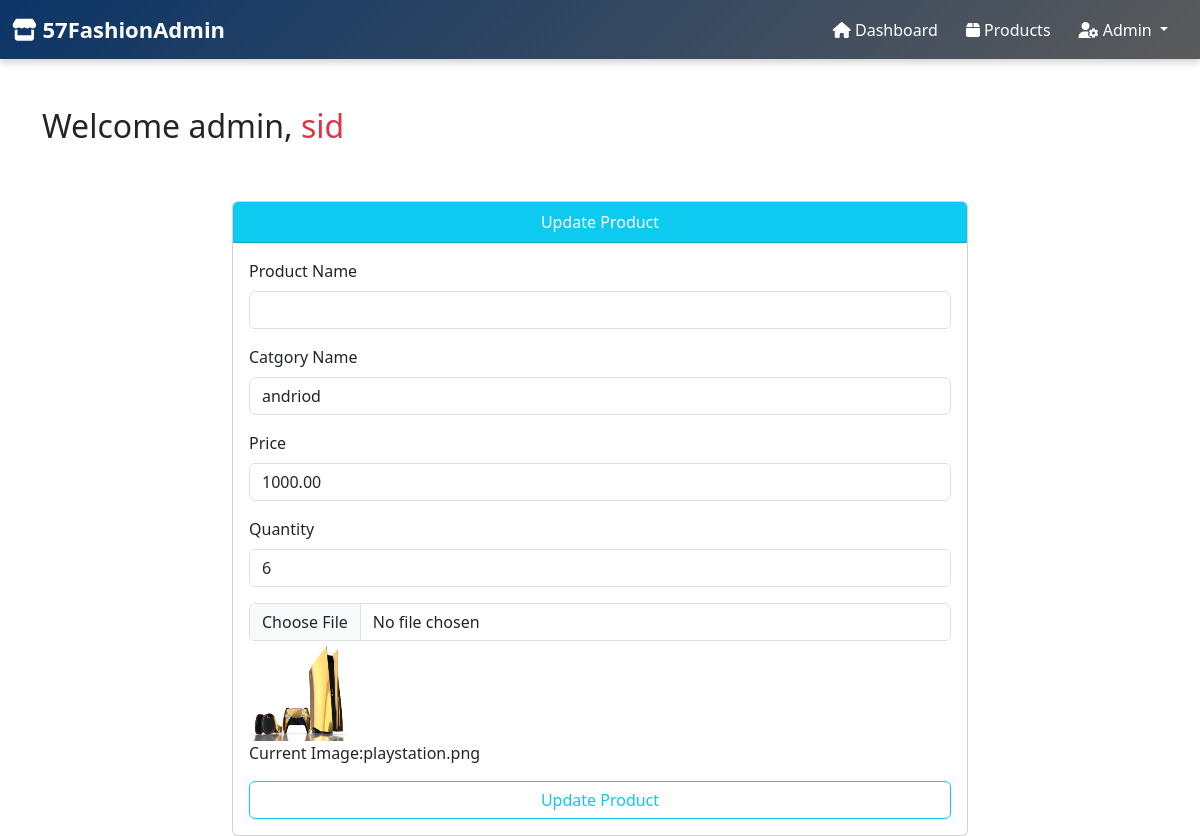
Screenshot of /57_PJ/edit.php?action=edit&pid=27 (signed in) with the database file from the repository.
### tables this page shows
CREATE TABLE `products` (
  `product_id` int(11) NOT NULL,
  `product_name` varchar(100) NOT NULL,
  `price` decimal(10,2) NOT NULL,
  `qty` int(11) NOT NULL,
  `photo` varchar(255) DEFAULT NULL,
  `category_id` int(11) NOT NULL
);

### 57_PJ/edit.php (the view, shortened to what this page needs)
<?php
include 'conn.php';
include 'function.php';
if(isset($_GET['action'])&& $_GET['action']=='edit')
{
   $pid=$_GET['pid'];
   $query="Select * from products where product_id='$pid'";
   $go_query=mysqli_query($connection,$query);
   while($row=mysqli_fetch_array($go_query))
   {
        $price=$row['price'];
        $qty=$row['qty'];
        $photo=$row['photo'];
   }
}
?>
<!DOCTYPE html>
<html lang="en">
<head>
</head>
<body>
    <?php include 'header.php'; ?>
    <div class="container">
        <div class="row mt-5">
            <div class="col-md-12">
                <h2>Welcome admin,
                    <span class="text-danger">
                        <?php
                        if(isset($_SESSION['admin']))
                        {
                            echo $_SESSION['admin'];
                        }
                        else
                        {
                            $_SESSION['admin']='';
                        }
                        ?>
                    </span>
                </h2>
            </div>
        </div>
        <div class="row mt-5 justify-content-center">
            <div class="col-md-8">
                <div class="card">
                    <div class="card-header bg-info text-center text-white">Update Product</div>
                    <div class="card-body">
                        <form action="" method="POST" enctype="multipart/form-data">
                            <div class="mb-3">
                                <label for="" class="form-label">Product Name</label>
                                <input type="text"  name="productname" id="" class="form-control">
                            </div>
                            <div class="mb-3">
                                <label for="catnane" class="form-label">Catgory Name</label>
                                 <select name="catname" id="" class="form-control">
                                    <?php
                                    $query="SELECT * FROM category";
                                    $go_query=mysqli_query($connection,$query);
                                    while($row=mysqli_fetch_array($go_query))
                                    {
                                        $category_id=$row['category_id'];
                                        $category_name=$row['category_name'];
                                        echo "<option value={$category_id}>{$category_name}</option>";
                                    }
                                    ?>
                                </select>
                            </div>
                            <div class="mb-3">
                                <label for="" class="form-label">Price</label>
                                <input type="text" value="<?php echo $price ?>" name="price" id="" class="form-control">
                            </div>
                            <div class="mb-3">
                                <label for="" class="form-label">Quantity</label>
                                <input type="text" value="<?php echo $qty ?>" name="qty" id="" class="form-control">
                            </div>
                            <div class="mb-3">
                                <input type="file" name="photo" id="" class="form-control">
                                <img src='../photo/<?php echo $photo ?>' width='100' height='100'>
                                <p>Current Image:<?php echo $photo; ?></p>
                            </div>
                            <div class="d-grid">
                                <input type="submit" value="Update Product" class="btn btn-outline-info" name="btnupdateproduct">
                            </div>
                        </form>
                    </div>
                </div>
            </div>
        </div>
    </div>
</body>
</html>

### 57_PJ/header.php (style rules this page uses)
body { margin: 0; padding: 0; }

### rows the page displays
products: price "1000.00", qty "6", photo (picture), photo "playstation.png"

### other values shown
$_SESSION['admin'] "sid"
form field catname "andriod"
